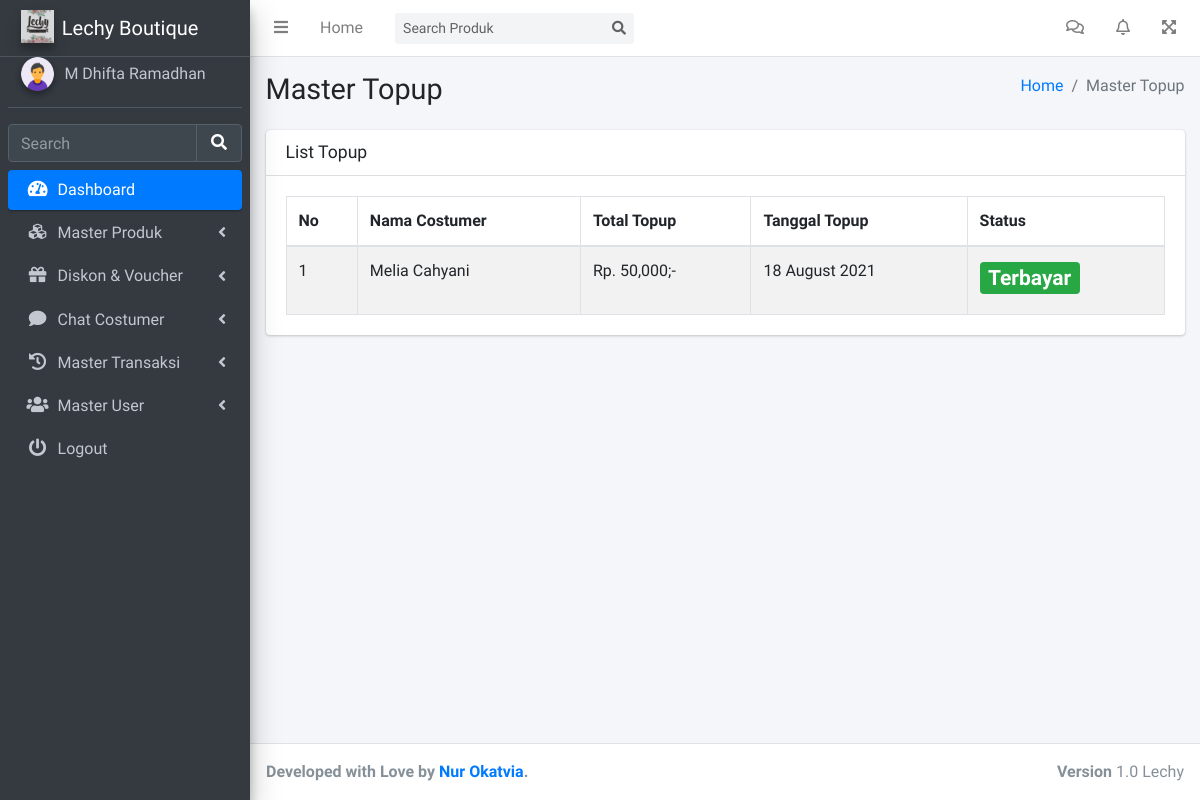
The app's page /admin/masterTopup.php (signed in), older data.
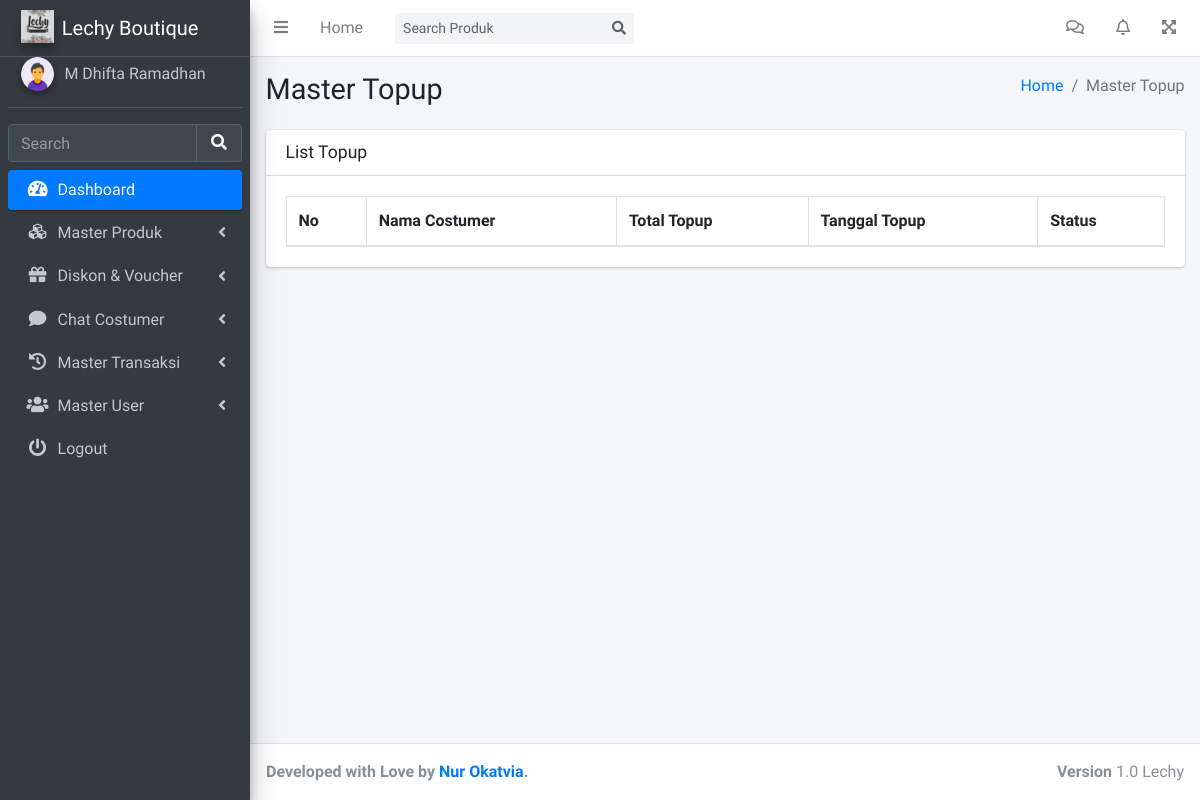
The same page, newer data.
### tables this page shows
CREATE TABLE `tb_topup` (
  `id_topup` int(11) NOT NULL,
  `id_user` int(11) NOT NULL,
  `total_topup` int(11) NOT NULL,
  `bank` varchar(144) NOT NULL,
  `no_virtual` int(11) NOT NULL,
  `tanggal_topup` date NOT NULL,
  `status` enum('0','1','2') NOT NULL,
  `no_order` varchar(144) NOT NULL
);

CREATE TABLE `tb_user` (
  `id_user` int(11) NOT NULL,
  `fname` varchar(144) NOT NULL,
  `lname` varchar(144) DEFAULT NULL,
  `telephone` varchar(144) NOT NULL,
  `saldo` int(100) NOT NULL,
  `email` varchar(144) NOT NULL,
  `password` varchar(144) NOT NULL,
  `roles` enum('0','1','2') NOT NULL,
  `status` enum('0','1') NOT NULL
);

### admin/masterTopup.php (the view, shortened to what this page needs)
<?php include '../config/config.php'; ?>
<!DOCTYPE html>
<html lang="en">
<head>
  <?php include 'asset/css.php'; ?>
</head>
<body class="hold-transition sidebar-mini layout-fixed layout-navbar-fixed layout-footer-fixed">
  <div class="wrapper">
    <?php include 'asset/navbar.php'; ?>
    <?php include 'asset/sidebar.php'; ?>
    <div class="content-wrapper">
      <div class="content-header">
        <div class="container-fluid">
          <div class="row mb-2">
            <div class="col-sm-6">
              <h1 class="m-0">Master Topup</h1>
            </div>
            <div class="col-sm-6">
              <ol class="breadcrumb float-sm-right">
                <li class="breadcrumb-item"><a href="#">Home</a></li>
                <li class="breadcrumb-item active">Master Topup</li>
              </ol>
            </div>
          </div>
        </div>
      </div>
      <section class="content">
        <div class="container-fluid">
          <div class="row">
            <div class="col-12">
              <div class="card">
                <div class="card-header">
                  <h3 class="card-title">List Topup</h3>
                </div>
                <div class="card-body">
                  <table id="example1" class="table table-bordered table-striped">
                    <thead>
                      <tr>
                        <th>No</th>
                        <th>Nama Costumer</th>
                        <th>Total Topup</th>
                        <th>Tanggal Topup</th>
                        <th>Status</th>
                      </tr>
                    </thead>
                    <tbody>
                      <?php $no = 0; ?>
                      <?php $query = $mysqli->query("SELECT tbu.fname, tbu.lname, tbt.* FROM tb_user as tbu JOIN tb_topup as tbt ON tbt.id_user=tbu.id_user"); ?>
                      <?php while ($value = $query->fetch_object()) { ?>
                      <tr>
                        <td><?= $no+=1; ?></td>
                        <td><?= $value->fname ?> <?= $value->lname; ?></td>
                        <td>Rp. <?= number_format($value->total_topup); ?>;-</td>
                        <td><?= date("d F Y", strtotime($value->tanggal_topup)); ?></td>
                        <td>
                          <?php if ($value->status==0){ ?>
                            <h3><span class="badge badge-primary">Diproses</span></h3>
                          <?php } elseif ($value->status==1) { ?>
                            <h3><span class="badge badge-success">Terbayar</span></h3>
                          <?php } else { ?>
                            <h3><span class="badge badge-danger">Expired</span></h3>
                          <?php } ?>
                        </td>
                      </tr>
                    <?php } ?>
                    </tbody>
                  </table>
                </div>
              </div>
            </div>
          </div>
        </div>
      </section>
    </div>
    <?php include 'asset/footer.php'; ?>
  </div>
</body>
</html>

Row changes from the older to the newer data that the page shows:
removed tb_topup: id_user.fname "Melia", id_user.lname "Cahyani", total_topup "50,000", tanggal_topup "18 August 2021", status "Terbayar"
